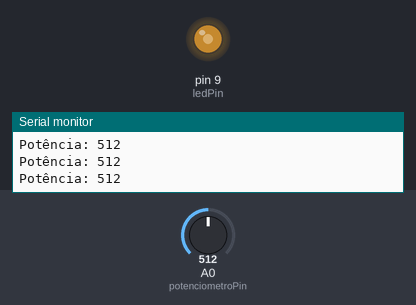
The sketch below on a simulated Arduino Uno, built with avr-gcc and run on an emulated ATmega328P. Shown: output pins drawn as LEDs (lit = HIGH), the last lines printed to the serial monitor. The inputs (shaded band) are chosen by the test bench; at power-on: A0 (potenciometroPin) = 512.

Above: at 1.2 s.
1.3 s: A0 (potenciometroPin) set to 108
At 2.5 s:
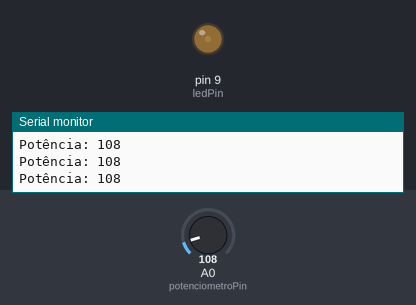
2.8 s: A0 (potenciometroPin) set to 90
At 3.6 s:
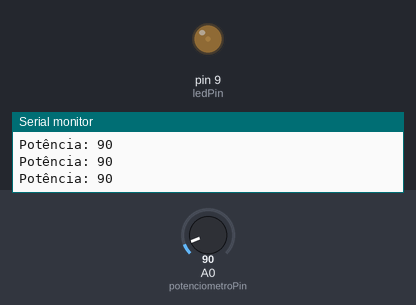
5.8 s: A0 (potenciometroPin) set to 11
At 6.9 s:
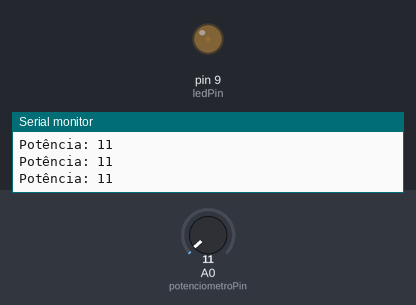
8.8 s: A0 (potenciometroPin) set to 8
At 9.5 s:
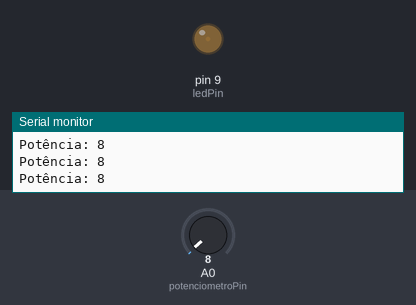
10.3 s: A0 (potenciometroPin) set to 716
At 10.7 s:
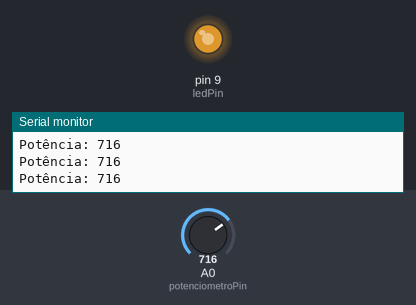
11.8 s: A0 (potenciometroPin) set to 0
At 12.9 s:
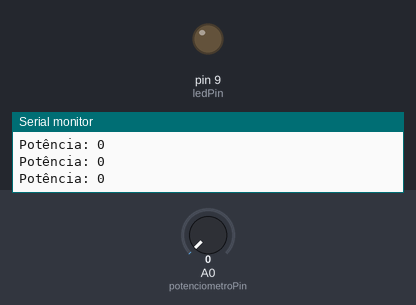
Timing chart, 0 to 14.3 s (numbered marks = the images above; inputs shaded):
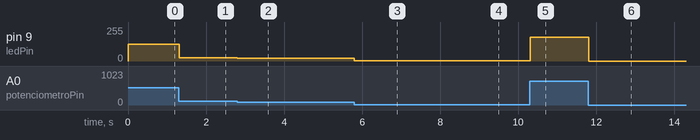

The sketch:

2024_05_01_Lucivaldo_Junior.ino
```cpp
/*

Lucivaldo dos Santos Mielo Junior RA:220020411
Alterar Luminosidade do LED atraves de Potenciometro
*/
const int potenciometroPin = A0;  //Pino conectado ao Potenciomentro
const int ledPin = 9;   //Pino conectado ao Led

void setup() {
  pinMode(ledPin, OUTPUT); // Configura o pino do LED como saída
  Serial.begin(9600);
}

void loop() {
  int valorPotencia = analogRead(potenciometroPin); // Lê o valor da Potência
  int luminosidade = map(valorPotencia, 0, 1023, 0, 255);
  analogWrite(ledPin, luminosidade); // Define a luminosidade do LED
  Serial.print("Potência: ");
  Serial.println(valorPotencia); // Imprime o valor do potenciômetro no monitor serial
  delay(10);// Pequeno atraso para estabilidade
}
```

Measured:
- after the input at 1.3 s, pin 9 (ledPin): 127/255 → 26/255 at once
- after the input at 2.8 s, pin 9 (ledPin): 26/255 → 22/255 at once
- after the input at 5.8 s, pin 9 (ledPin): 22/255 → 2/255 at once
- after the input at 8.8 s, pin 9 (ledPin): 2/255 → 1/255 at once
- after the input at 10.3 s, pin 9 (ledPin): 1/255 → 178/255 at once
- after the input at 11.8 s, pin 9 (ledPin): 178/255 → 0/255 at once
